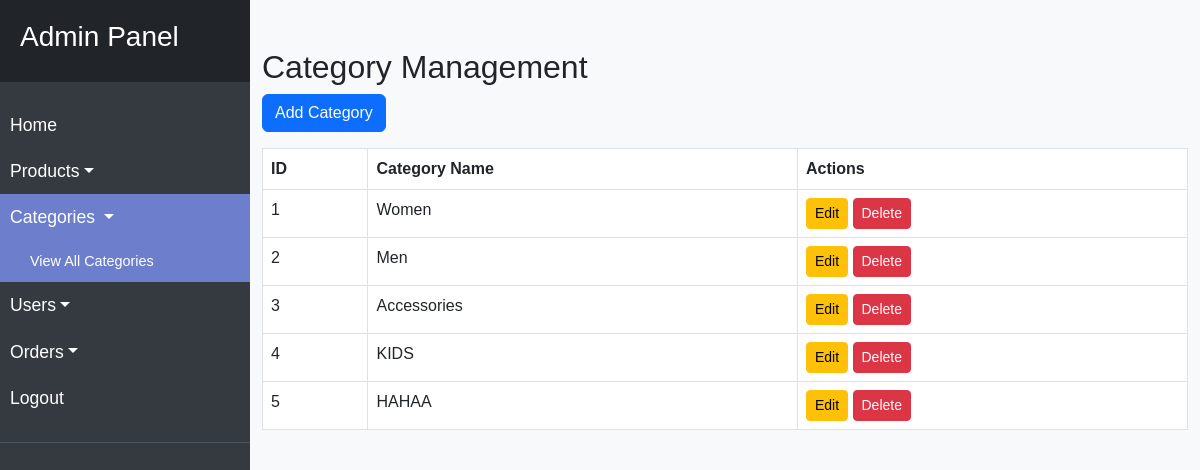
The app's page /categories.php (signed in) with its own data.
### tables this page shows
CREATE TABLE `categories` (
  `id` int(11) NOT NULL,
  `category_name` varchar(100) NOT NULL,
  `date_added` timestamp NOT NULL DEFAULT current_timestamp(),
  `date_edited` timestamp NOT NULL DEFAULT current_timestamp() ON UPDATE current_timestamp()
);

### categories.php (the view, shortened to what this page needs)
<?php
require_once "db_connection.php";
?>
<!DOCTYPE html>
<html lang="en">
<head>
    <link rel="stylesheet" href="https://cdn.datatables.net/1.11.5/css/jquery.dataTables.min.css">
    <link href="https://cdn.jsdelivr.net/npm/bootstrap@5.3.0-alpha1/dist/css/bootstrap.min.css" rel="stylesheet">
    <link rel="stylesheet" href="https://cdnjs.cloudflare.com/ajax/libs/font-awesome/6.4.0/css/all.min.css">
</head>
<body>
    <div class="wrapper">
        <nav id="sidebar">
            <div class="sidebar-header">
                <h3>Admin Panel</h3>
            </div>
            <ul class="list-unstyled components">
                <li>
                    <a href="admin.php">Home</a>
                </li>
                <li>
                    <a href="#productSubmenu" data-bs-toggle="collapse" aria-expanded="false" class="dropdown-toggle">Products</a>
                </li>
                <li class="active">
                    <a href="#categorySubmenu" data-bs-toggle="collapse" aria-expanded="true" class="dropdown-toggle">Categories    </a>
                    <ul class="collapse show list-unstyled" id="categorySubmenu">
                        <li class="active">
                            <a href="categories.php">View All Categories</a>
                        </li>
                    </ul>
                </li>
                <li>
                    <a href="#userSubmenu" data-bs-toggle="collapse" aria-expanded="false" class="dropdown-toggle">Users</a>
                </li>
                <li>
                    <a href="#orderSubmenu" data-bs-toggle="collapse" aria-expanded="false" class="dropdown-toggle">Orders</a>
                </li>
                <li>
                    <a href="logout.php">Logout</a>
                </li>
            </ul>
        </nav>
<body>
    <div class="container mt-5">
        <h2>Category Management</h2>
        <button class="btn btn-primary mb-3" data-bs-toggle="modal" data-bs-target="#addCategoryModal">Add Category</button>
        <table class="table table-bordered">
            <thead>
                <tr>
                    <th>ID</th>
                    <th>Category Name</th>
                    <th>Actions</th>
                </tr>
            </thead>
            <tbody>
                <?php
                $sql = "SELECT * FROM categories";
                $result = $conn->query($sql);
                while ($row = $result->fetch_assoc()): ?>
                    <tr>
                        <td><?php echo $row['id']; ?></td>
                        <td><?php echo $row['category_name']; ?></td>
                        <td>
                            <button class="btn btn-warning btn-sm">Edit</button>
                            <button class="btn btn-danger btn-sm">Delete</button>
                        </td>
                    </tr>
                <?php endwhile; ?>
            </tbody>
        </table>
    </div>
</body>
</html>

### categories.php (style rules this page uses)
body { font-family: 'Arial', sans-serif; background-color: #f8f9fa; }
#sidebar { min-width: 250px; max-width: 250px; min-height: 100vh; background: #343a40; color: #fff; transition: all 0.3s; }
#sidebar .sidebar-header { padding: 20px; background: #212529; }
#sidebar ul.components { padding: 20px 0; border-bottom: 1px solid #4b545c; }
#sidebar ul li a { padding: 10px; font-size: 1.1em; display: block; color: #fff; text-decoration: none; }
#sidebar ul li.active > a, a[aria-expanded="true"] { color: #fff; background: #6d7fcc; }
ul ul a { font-size: 0.9em !important; padding-left: 30px !important; background: #4b545c; }
.wrapper { display: flex; width: 100%; }

### records on screen
categories: id "1", category_name "Women"
categories: id "2", category_name "Men"
categories: id "3", category_name "Accessories"
categories: id "4", category_name "KIDS"
categories: id "5", category_name "HAHAA"
